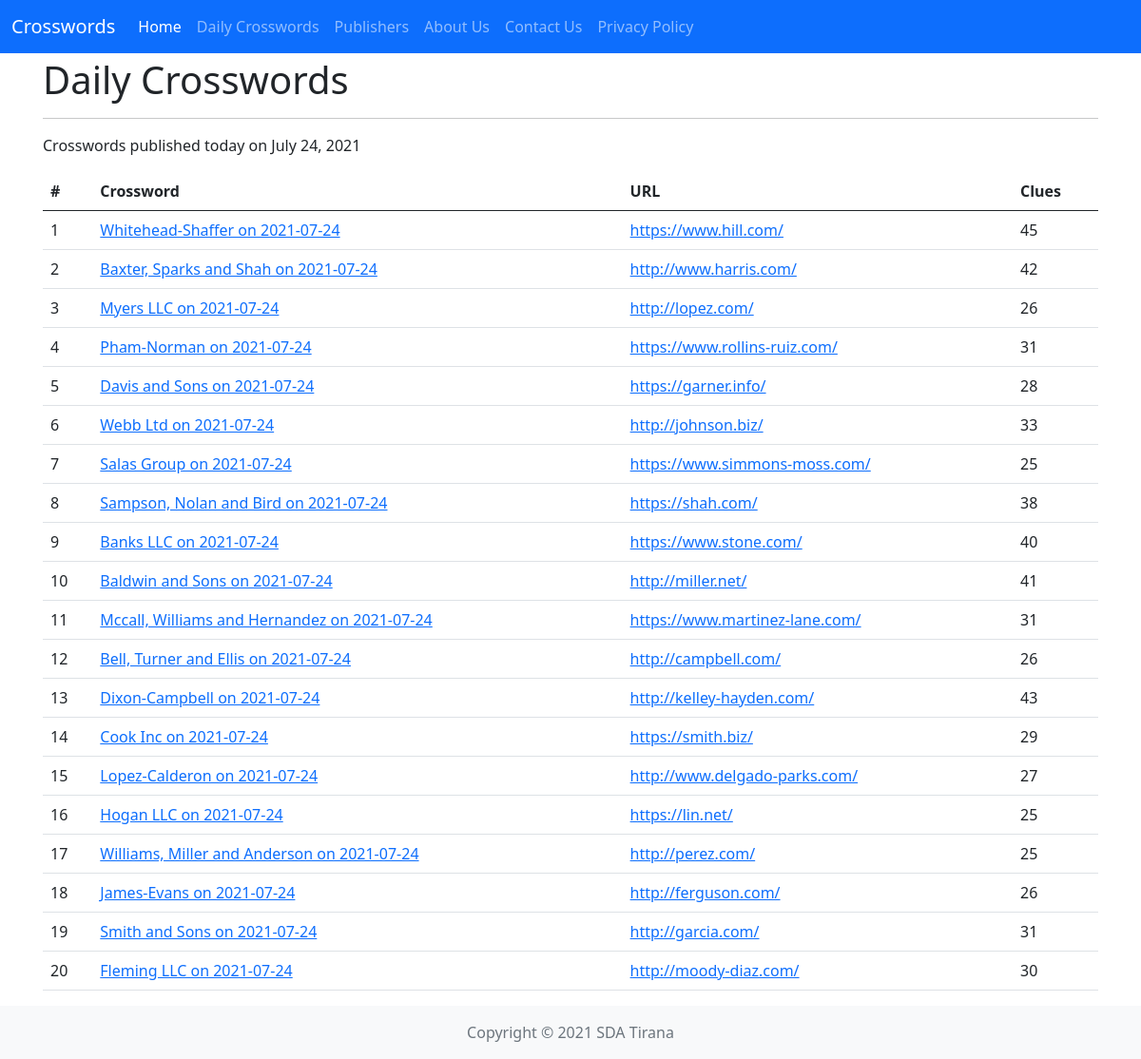
Page /daily-crosswords/ on the committed database.
### clues/models.py (models this page shows, shortened)
class Crossword(models.Model):
    published_on = models.DateField(null=False, blank=False)
    url = models.URLField(max_length=255, null=True, blank=True)
    publisher = models.ForeignKey(Publisher, on_delete=models.CASCADE,
                                  related_name="crosswords")
    def __str__(self):
        return f'{self.publisher.name} on {self.published_on}'

class Publisher(models.Model):
    name = models.CharField(null=False, blank=False, max_length=100)
    slug = models.SlugField(null=False, blank=True, unique=True)
    url = models.CharField(null=True, blank=True, max_length=255)

### clues/views.py (the view)
# urls.py: path("daily-crosswords/", views.get_daily_crosswords, name="daily_crosswords"),
def get_daily_crosswords(request):
    today = datetime.date.today()
    crosswords = (
        Crossword
            .objects
            .select_related("publisher")
            .prefetch_related("clues")
            .filter(published_on=today)
            .all()
    )
    return render(request, "clues/daily_crosswords.html", context={
        "today": today,
        "crosswords": crosswords,
    })

### clues/templates/clues/daily_crosswords.html
{% extends "base.html" %}
{% block content %}
<h1>Daily Crosswords</h1>
<hr>
<p>Crosswords published today on {{ today }}</p>
<table class="table">
    <thead>
        <tr>
            <th scope="col">#</th>
            <th>Crossword</th>
            <th>URL</th>
            <th>Clues</th>
        </tr>
    </thead>
    <tbody>
    {% for crossword in crosswords %}
        <tr>
            <td>{{ forloop.counter }}</td>
            <td>
                <a href="{% url 'crossword_detail' pk=crossword.pk %}">{{ crossword }}</a>
            </td>
            <td>
                <a href="{{ crossword.url }}" target="_blank" rel="noopener,nofollow">{{ crossword.url }}</a>
            </td>
            <td>{{ crossword.clues.all|length }}</td>
        </tr>
    {% endfor %}
    </tbody>
</table>
{% endblock content %}

### core/templates/base.html (shortened to what this page needs)
<!doctype html>
<html lang="en" class="h-100">
  <head>
    {% block styles %}
    <link href="https://cdn.jsdelivr.net/npm/bootstrap@5.0.2/dist/css/bootstrap.min.css" rel="stylesheet">
    {% endblock styles %}
  </head>
  <body class="d-flex flex-column h-100">
    <header>
        <nav class="navbar navbar-expand-lg fixed-top navbar-dark bg-primary">
            <div class="container-fluid">
            <a class="navbar-brand" href="{% url 'home' %}">Crosswords</a>
            <div class="collapse navbar-collapse" id="navbarNavDropdown">
                <ul class="navbar-nav">
                <li class="nav-item">
                    <a class="nav-link active" aria-current="page" href="{% url 'home' %}">Home</a>
                </li>
                <li class="nav-item">
                    <a class="nav-link" href="{% url 'daily_crosswords' %}">Daily Crosswords</a>
                </li>
                <li class="nav-item">
                    <a class="nav-link" href="#">Publishers</a>
                </li>
                <li class="nav-item">
                    <a class="nav-link" href="{% url 'about' %}">About Us</a>
                </li>
                <li class="nav-item">
                    <a class="nav-link" href="{% url 'contact_us' %}">Contact Us</a>
                </li>
                <li class="nav-item">
                    <a class="nav-link" href="{% url 'privacy_policy' %}">Privacy Policy</a>
                </li>
                </ul>
            </div>
            </div>
        </nav>
    </header>
    <main class="flex-shrink-0">
        <div class="container">
        {% block content %}{% endblock content %}
        </div>
    </main>
    <footer class="footer mt-auto py-3 bg-light">
        <div class="container text-center">
          <span class="text-muted">Copyright &copy; 2021 SDA Tirana</span>
        </div>
    </footer>
  </body>
</html>

### core/templates/base.html (style rules this page uses)
main > .container { padding: 60px 15px 0; }

### rows in the picture
Crossword: publisher+published_on "Whitehead-Shaffer on 2021-07-24", url "https://www.hill.com/", clues.all|length "45"
Crossword: publisher+published_on "Baxter, Sparks and Shah on 2021-07-24", url "http://www.harris.com/", clues.all|length "42"
Crossword: publisher+published_on "Myers LLC on 2021-07-24", url "http://lopez.com/", clues.all|length "26"
Crossword: publisher+published_on "Pham-Norman on 2021-07-24", url "https://www.rollins-ruiz.com/", clues.all|length "31"
Crossword: publisher+published_on "Davis and Sons on 2021-07-24", url "https://garner.info/", clues.all|length "28"
Crossword: publisher+published_on "Webb Ltd on 2021-07-24", url "http://johnson.biz/", clues.all|length "33"
Crossword: publisher+published_on "Salas Group on 2021-07-24", url "https://www.simmons-moss.com/", clues.all|length "25"
Crossword: publisher+published_on "Sampson, Nolan and Bird on 2021-07-24", url "https://shah.com/", clues.all|length "38"
Crossword: publisher+published_on "Banks LLC on 2021-07-24", url "https://www.stone.com/", clues.all|length "40"
Crossword: publisher+published_on "Baldwin and Sons on 2021-07-24", url "http://miller.net/", clues.all|length "41"
Crossword: publisher+published_on "Mccall, Williams and Hernandez on 2021-07-24", url "https://www.martinez-lane.com/", clues.all|length "31"
Crossword: publisher+published_on "Bell, Turner and Ellis on 2021-07-24", url "http://campbell.com/", clues.all|length "26"
Crossword: publisher+published_on "Dixon-Campbell on 2021-07-24", url "http://kelley-hayden.com/", clues.all|length "43"
Crossword: publisher+published_on "Cook Inc on 2021-07-24", url "https://smith.biz/", clues.all|length "29"
Crossword: publisher+published_on "Lopez-Calderon on 2021-07-24", url "http://www.delgado-parks.com/", clues.all|length "27"
Crossword: publisher+published_on "Hogan LLC on 2021-07-24", url "https://lin.net/", clues.all|length "25"
Crossword: publisher+published_on "Williams, Miller and Anderson on 2021-07-24", url "http://perez.com/", clues.all|length "25"
Crossword: publisher+published_on "James-Evans on 2021-07-24", url "http://ferguson.com/", clues.all|length "26"
Crossword: publisher+published_on "Smith and Sons on 2021-07-24", url "http://garcia.com/", clues.all|length "31"
Crossword: publisher+published_on "Fleming LLC on 2021-07-24", url "http://moody-diaz.com/", clues.all|length "30"
